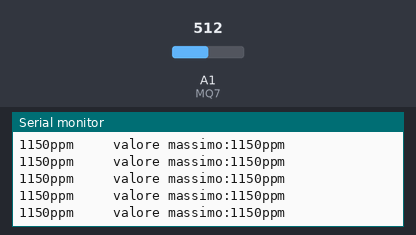
Bench run of a sketch on a simulated Arduino Uno, built with avr-gcc and run on an emulated ATmega328P. Shown: the last lines printed to the serial monitor. The inputs (shaded band) are chosen by the test bench; at power-on: A1 (MQ7) = 512.

Above: at 1.2 s.
1.3 s: A1 (MQ7) set to 431
At 2.0 s:
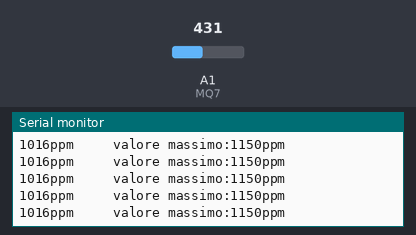
4.3 s: A1 (MQ7) set to 414
At 4.9 s:
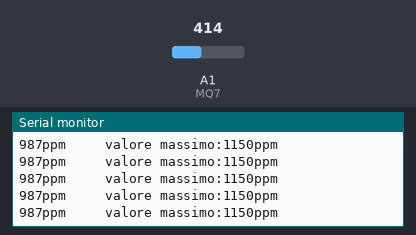
Timing chart, 0 to 7.3 s (numbered marks = the images above; inputs shaded):
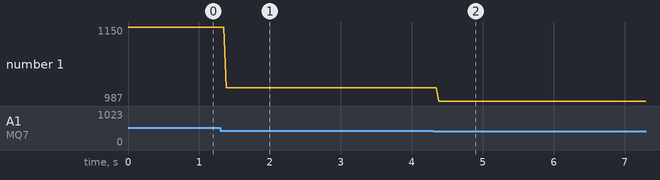

Measured:
- after the input at 1.3 s, the serial monitor: prints a new line after 0.09 s (image 1)
- after the input at 4.3 s, the serial monitor: prints a new line after 0.08 s (image 2)
- plotted number 1: 1150 → 1016 after the input at 1.3 s, 1016 → 987 after the input at 4.3 s

The sketch:

MQ7_SENSOR.ino
```cpp
#define MQ7 A1

float data = 0;
int ppm = 0;
int maxx = 0;
void setup() {
  Serial.begin(9600);
  pinMode(MQ7, INPUT);
}

void loop() {
  data = analogRead(MQ7);
  ppm = map(data, 0, 1023, 300, 2000);
  if (ppm > maxx)maxx = ppm;
  Serial.print(ppm);
  Serial.print("ppm     valore massimo:");
  Serial.print(maxx);
  Serial.println("ppm");

}
```
